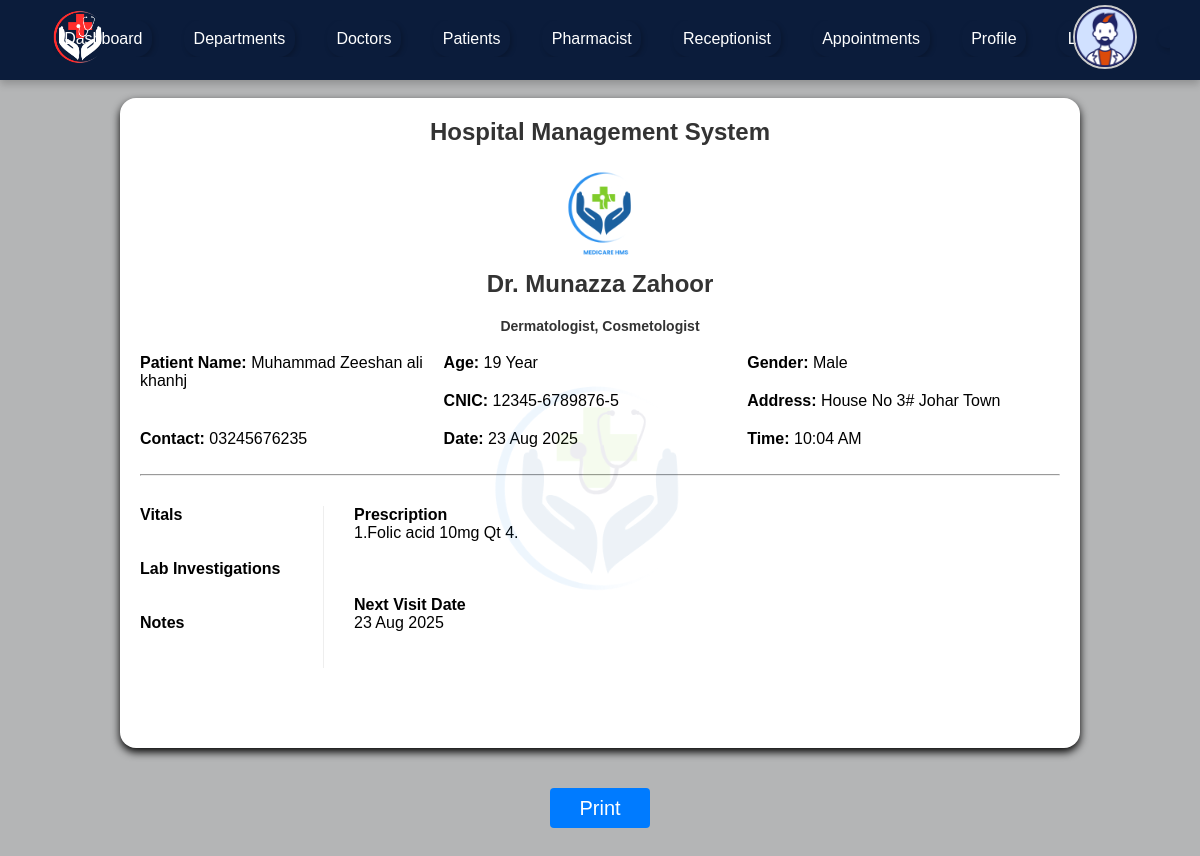
/admin/prescription.php?id=18 (signed in), run on the app's committed database.
### tables this page shows
CREATE TABLE `appointment` (
  `id` int(11) NOT NULL,
  `doctor_id` int(11) NOT NULL,
  `patient_id` int(11) NOT NULL,
  `patient_name` varchar(80) NOT NULL,
  `added_on` date NOT NULL,
  `date` date NOT NULL,
  `time` time NOT NULL,
  `fee` int(11) NOT NULL,
  `payment_id` varchar(80) NOT NULL,
  `pay_status` varchar(80) NOT NULL,
  `status` varchar(80) NOT NULL
);

CREATE TABLE `users` (
  `id` int(11) NOT NULL,
  `name` varchar(80) NOT NULL,
  `username` varchar(80) NOT NULL,
  `password` varchar(80) NOT NULL,
  `role` varchar(80) NOT NULL
);

CREATE TABLE `doctor` (
  `id` int(11) NOT NULL,
  `user_id` int(11) NOT NULL,
  `dep_id` int(11) NOT NULL,
  `specialization` varchar(80) NOT NULL,
  `qualification` varchar(80) NOT NULL,
  `experience` varchar(80) NOT NULL,
  `designation` varchar(80) NOT NULL,
  `fee` int(11) NOT NULL,
  `gender` varchar(80) NOT NULL,
  `contact` varchar(80) NOT NULL,
  `address` varchar(80) NOT NULL,
  `image` varchar(80) NOT NULL,
  `about` text NOT NULL
);

CREATE TABLE `patient` (
  `id` int(11) NOT NULL,
  `user_id` int(11) NOT NULL,
  `dob` date NOT NULL,
  `gender` varchar(80) NOT NULL,
  `cnic` varchar(80) NOT NULL,
  `address` varchar(80) NOT NULL,
  `contact` varchar(80) NOT NULL,
  `email` varchar(80) NOT NULL
);

CREATE TABLE `prescription` (
  `id` int(11) NOT NULL,
  `appointment_id` int(11) NOT NULL,
  `patient_id` int(11) NOT NULL,
  `doctor_id` int(11) NOT NULL,
  `vitals` text NOT NULL,
  `lab_investigation` varchar(255) DEFAULT NULL,
  `notes` text NOT NULL,
  `prescription` text NOT NULL,
  `date` date NOT NULL
);

### admin/prescription.php (the view, shortened to what this page needs)
<?php
include 'header.php';
$id=$_REQUEST['id'];
$sql="select appointment.*, dob, patient.gender, cnic, patient.address, patient.contact, users.name, specialization from appointment INNER JOIN patient on patient.user_id=appointment.patient_id INNER JOIN users on users.id=appointment.doctor_id INNER JOIN doctor on users.id=doctor.user_id where appointment.id='$id'";
$result=mysqli_query($con,$sql);
$row=mysqli_fetch_array($result);
$dobObject = new DateTime($row['dob']);
$currentDate = new DateTime();
$age = $dobObject->diff($currentDate)->y;
?>
<div id="print_data">
         <section id="appointments-section">
         <form method="post">
            <div class="appointments-container">
            <h2>Hospital Management System</h2>
            <center>
            <img src="../image/1stlogo.png" height="100">
            </center>
            <h2><?php echo $row['name'];?></h2>
            <h4 class="text-center text-sm"><?php echo $row['specialization'];?></h4 >
            <div class="main-data">
            <div class="one">
            <p><strong>Patient Name:</strong> <?php echo $row['patient_name'];?></p>
            </div>
            <div class="one">
            <p><strong>Age:</strong>  <?php echo $age;?> Year</p>
            </div>
            <div class="one">
            <p><strong>Gender:</strong>  <?php echo $row['gender'];?></p>
            </div>
            <div class="one">
            <p><strong>CNIC:</strong>  <?php echo $row['cnic'];?></p>
            </div>
            <div class="one">
            <p><strong>Address:</strong>  <?php echo $row['address'];?></p>
            </div>
            <div class="one">
            <p><strong>Contact:</strong>  <?php echo $row['contact'];?></p>
            </div>
            <div class="one">
            <p><strong>Date:</strong>  <?php echo date('d M Y',strtotime($row['date']));?></p>
            </div>
            <div class="one">
            <p><strong>Time:</strong>  <?php echo date('h:i A',strtotime($row['time']));?></p>
            </div>
            </div>
            <hr>
<?php
$sql="select * from prescription where appointment_id='$id'";
$result=mysqli_query($con,$sql);
$row=mysqli_fetch_array($result);
?>
           <div class="presc-main">
            <div class="presc-one">
            <p><strong>Vitals</strong></p>
            <pre><?php echo $row['vitals'];?></pre><br><br>
            <p><strong>Lab Investigations</strong></p>
            <pre><?php echo $row['lab_investigation'];?></pre><br><br>
            <p><strong>Notes</strong></p>
            <pre><?php echo $row['notes'];?></pre><br><br>
            </div>
            <div class="presc-two">
            <p><strong>Prescription</strong></p>
            <pre><?php echo $row['prescription'];?></pre><br><br>
            <br>
            <p><strong>Next Visit Date</strong></p>
            <p><?php echo date('d M Y',strtotime($row['date']));?></p>
            </div>
            </div>
            </div>
            </form>
         </section>
         </div>
         <div class="text-center">
         <button class="btn-submit" onClick="printdata('print_data')">Print</button>
         </div>
      </main>
   </body>
</html>

### css/doctor/doctorchart.css (style rules this page uses)
* { margin: 0; padding: 0; box-sizing: border-box; font-family: "Arial", sans-serif; }
.card h2, p { color: black !important; }

### css/doctor/doctor.css (style rules this page uses)
body, html { margin: 0; padding: 0; font-family: Arial, sans-serif; box-sizing: border-box; background-color: #b4b5b6 !important; }

### css/doctor/prescriptons.css (style rules this page uses)
h3, h4 { font-size: 24px; color: #333; margin-bottom: 20px; }

### css/doctor/manage_appointment.css (style rules this page uses)
#appointments-section { padding: 20px; font-family: Arial, sans-serif; }
.appointments-container { width: 80vw; height: auto; margin: 20px auto; padding: 20px; background: #ffffff; box-shadow: 0 4px 8px rgba(0, 0, 0, 1); margin-top: 0; border-radius: 1em; }

### css/doctor/Referal_management.css (style rules this page uses)
h2 { text-align: center; color: #333; margin-bottom: 20px; }
form { display: grid; gap: 20px; }

### admin/prescription.php (style rules this page uses)
.appointments-container { padding-bottom:80px; }
.main-data { width:100%; height:120px; }
.one { width:33%; float:left; margin-bottom:20px; }
.presc-main { width:100%; height:auto; }
.presc-one { width:20%; float:left; margin-top:30px; border-right:1px solid #EEEEEE; }
.presc-two { width:80%; float:left; margin-top:30px; padding-left:30px; box-sizing:border-box; }
.btn-submit { width:100px; height:40px; background-color:#007BFF; color:white; font-size:20px; border:none; border-radius:4px; }
.text-center { text-align:center; }
.text-sm { font-size:14px; }

### data on the page
appointment: users.name "Dr. Munazza Zahoor", doctor.specialization "Dermatologist, Cosmetologist", patient_name "Muhammad Zeeshan ali khanhj", patient.gender "Male", patient.cnic "12345-6789876-5", patient.address "House No 3# Johar Town", patient.contact "03245676235", date "23 Aug 2025", time "10:04 AM"
prescription: prescription "1.Folic acid 10mg Qt 4.", date "23 Aug 2025"
